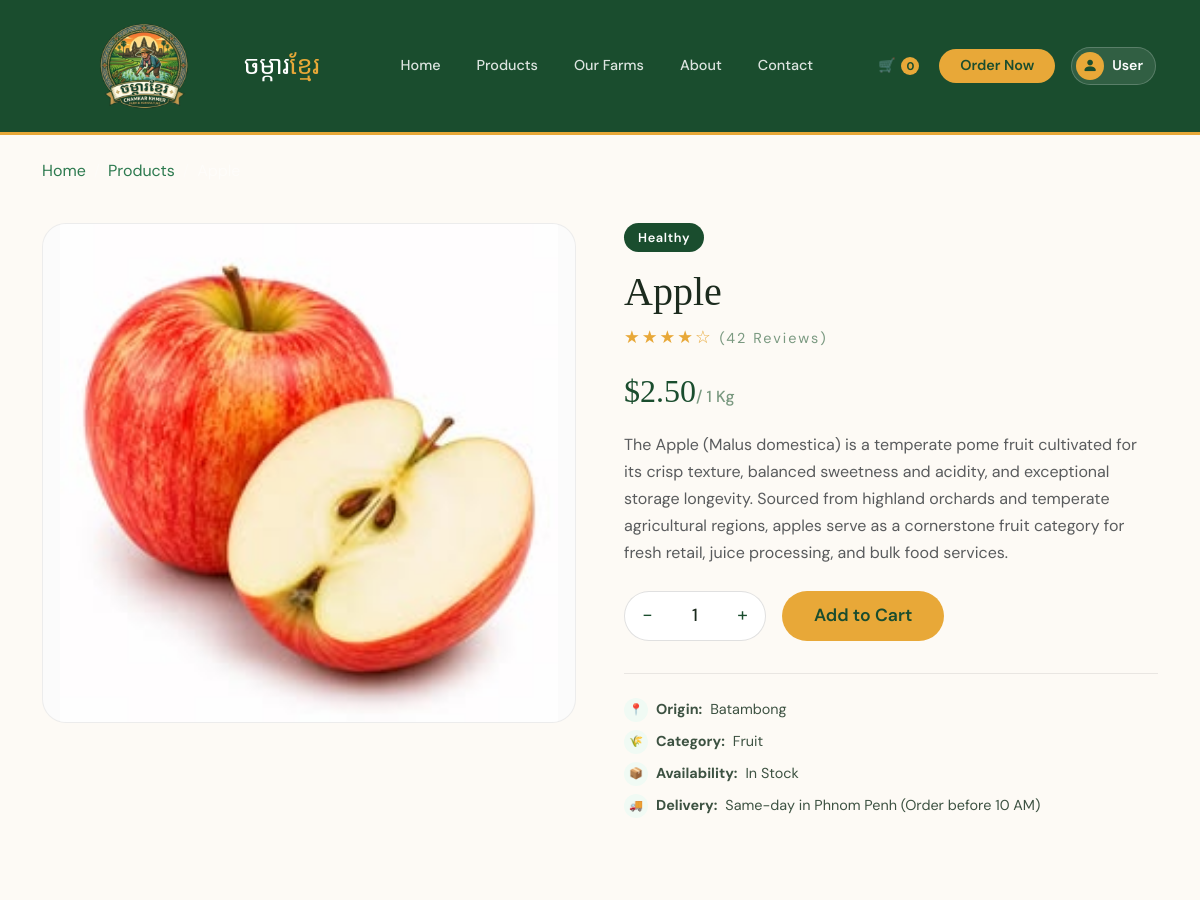
Before: /product-detail/5 (upper part) with the older database file.
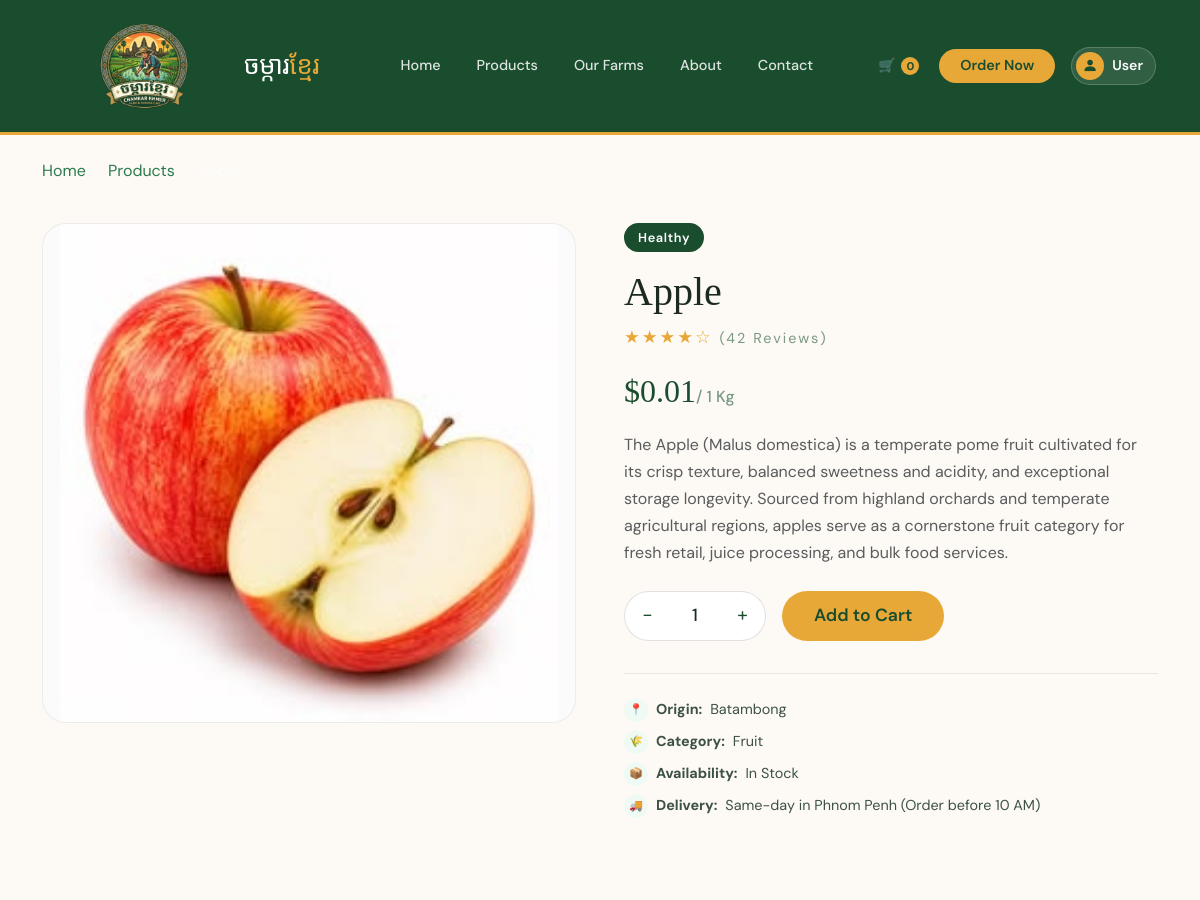
After: the same page with the newer database file.
### models/product.py (models this page shows, shortened)
class Product(db.Model):
    __tablename__ = 'product'
    id = db.Column(db.Integer, primary_key=True)
    name = db.Column(db.String(120), nullable=False)
    category = db.Column(db.String(100), nullable=False)
    category_id = db.Column(db.Integer, db.ForeignKey('category.id'), nullable=True)
    farm = db.Column(db.String(120), nullable=True)
    farmer_id = db.Column(db.Integer, nullable=True)
    origin = db.Column(db.String(120), nullable=True)
    unit = db.Column(db.String(50), nullable=True, default="1 kg")
    price = db.Column(db.Float, nullable=False, default=0.0)
    stock = db.Column(db.Integer, nullable=False, default=0)
    badge = db.Column(db.String(50), nullable=True, default="Fresh")
    description = db.Column(db.Text, nullable=True)
    rating = db.Column(db.String(50), nullable=True, default="★★★★★")
    image = db.Column(db.String(255), nullable=True)
    posted = db.Column(db.String(20), nullable=True, default=lambda: date.today().strftime('%Y-%m-%d'))
    status = db.Column(db.String(50), nullable=False, default="Approved")
    @property
    def org_image(self):
        if not self.image:
            return "/static/images/bread.jpg"
        img = str(self.image)
        if "/static/uploads/thumb/" in img:
            return img.replace("/static/uploads/thumb/", "/static/uploads/org/")

### front/product.py (the view)
@front_bp.get('/product-detail/<int:product_id>')
def detail(product_id):
    qty = request.args.get('qty', 1, type=int)
    if qty < 1:
        qty = 1
    product = db.session.get(Product, product_id)
    if not product:
        product = get_product_by_id(product_id)
    cat_name = product.category if hasattr(product, 'category') else (product.get('category', '') if product else '')
    related_product = Product.query.filter(
        Product.category == cat_name,
        Product.id != product_id
    ).limit(4).all() if cat_name else []
    all_products = Product.query.all()
    return render_template('front/product-detail.html',
                           products=all_products,
                           product=product,
                           related_product=related_product,
                           qty=qty,
    )

### app.py (called while the page is built)
@app.context_processor
def inject_defaults():
    try:
        cart_cookie = request.cookies.get('cart_list')
        cart_list = json.loads(cart_cookie) if cart_cookie else []
    except Exception:
        cart_list = []
    try:
        from models.category import Category
        categories = Category.query.order_by(Category.id.asc()).all()
    except Exception:
        categories = []
    try:
        from models.order import Order
        pending_order_count = Order.query.filter(
            db.func.lower(Order.status) == 'pending'
        ).count()
    except Exception:
        pending_order_count = 0
    return dict(cart_list=cart_list, categories=categories, pending_order_count=pending_order_count)

### front/cart.py (called while the page is built)
@front_bp.context_processor
def navbar():
    cart_list = request.cookies.get('cart_list')
    cart_list = json.loads(cart_list) if cart_list else []
    return dict(cart_list= cart_list)

### templates/front/product-detail.html (shortened to what this page needs)
<!DOCTYPE html>
<html lang="en">
<head>
  <link href="https://cdn.jsdelivr.net/npm/bootstrap@5.3.3/dist/css/bootstrap.min.css" rel="stylesheet" />
  <link href="/static/style/product-detail.css" rel="stylesheet" />
</head>
<body>
  {% include '/front/share/navbar.html' %}
  <div class="container mt-4 mb-4">
    <nav aria-label="breadcrumb">
      <ol class="breadcrumb mb-0">
        <li class="breadcrumb-item"><a href="{{ url_for('front_bp.homepage') }}" style="color: var(--green-mid); text-decoration: none;">Home</a></li>
        <li class="breadcrumb-item"><a href="{{ url_for('front_bp.product') }}"
            style="color: var(--green-mid); text-decoration: none;">Products</a></li>
        <li class="breadcrumb-item active">{{ product.name }}</li>
      </ol>
    </nav>
  </div>
  <section style="padding: 1rem 0 5rem;">
    <div class="container">
      <div class="row g-5">
        <div class="col-lg-6 fade-up">
          <img src="{{ product.org_image if product.org_image else product.image }}" alt="{{ product.name }}" class="product-detail-img" style="object-fit: contain; background: #fbfbfb;">
        </div>
        <div class="col-lg-6 fade-up">
          <span class="badge-organic-lg">{{ product.badge }}</span>
          <h1 class="product-title">{{ product.name }}</h1>
          <div class="stars mb-3" style="font-size: 1.1rem;">{{product.rating}} <span
              style="color: var(--text-light); font-size: 0.9rem; font-family: 'DM Sans', sans-serif;">(42
              Reviews)</span></div>
          <div class="product-price-lg">${{ "%.2f"|format(product.price) }}<span
              style="font-size: 1rem; color: var(--text-light); font-family: 'DM Sans', sans-serif;">/ {{ product.unit }}</span></div>
          <p class="text-muted mb-4" style="line-height: 1.7; font-size: 1rem;">{{ product.description }}</p>
          <div class="d-flex flex-wrap gap-3 mb-4">
            <div class="qty-box-lg">
              <a class="qty-btn-lg text-decoration-none" href="{{ url_for('front_bp.detail', product_id=product.id, qty=[qty - 1, 1]|max) }}">-</a>
              <span class="qty-num-lg">{{ qty }}</span>
              <a class="qty-btn-lg text-decoration-none" href="{{ url_for('front_bp.detail', product_id=product.id, qty=qty + 1) }}">+</a>
            </div>
            <a href="{{ url_for('front_bp.cart_add', product_id=product.id, qty=qty) }}" class="btn-add-cart-lg text-decoration-none text-center" style="display:inline-block; line-height:48px;">Add to Cart</a>
          </div>
          <div class="product-meta">
            <div class="meta-item">
              <div class="meta-icon">📍</div> <strong>Origin:</strong> {{ product.origin }}
            </div>
            <div class="meta-item">
              <div class="meta-icon">🌾</div> <strong>Category:</strong> {{ product.category}}
            </div>
            <div class="meta-item">
              <div class="meta-icon">📦</div> <strong>Availability:</strong> In Stock
            </div>
            <div class="meta-item">
              <div class="meta-icon">🚚</div> <strong>Delivery:</strong> Same-day in Phnom Penh (Order before 10 AM)
            </div>
          </div>
        </div>
      </div>
    </div>
  </section>
</body>
</html>

### templates/front/share/navbar.html (shortened to what this page needs)
<link rel="stylesheet" href="https://cdn.jsdelivr.net/npm/bootstrap-icons@1.11.3/font/bootstrap-icons.css">
<nav class="navbar navbar-expand-lg sticky-top">
  <div class="container">
    <a href="{{ url_for('front_bp.homepage') }}">
      <img style="width: 200px; height: 100px" src="/static/images/logo.png">
    </a>
    <a class="navbar-brand" href="{{ url_for('front_bp.homepage') }}">ចម្ការ<span>ខ្មែរ</span></a>
    <div class="collapse navbar-collapse" id="navMenu">
      <ul class="navbar-nav mx-auto gap-1">
        <li class="nav-item"><a class="nav-link {{ 'active' if module == 'homepage' }}"
            href="{{ url_for('front_bp.homepage') }}">Home</a></li>
        <li class="nav-item"><a class="nav-link {{ 'active' if module == 'product' }}"
            href="{{ url_for('front_bp.product') }}">Products</a></li>
        <li class="nav-item"><a class="nav-link {{ 'active' if module == 'our_farm' }}"
            href="{{ url_for('front_bp.our_farm_page') }}">Our Farms</a></li>
        <li class="nav-item"><a class="nav-link {{ 'active' if module == 'about' }}"
            href="{{ url_for('front_bp.about') }}">About</a></li>
        <li class="nav-item"><a class="nav-link {{ 'active' if module == 'contact' }}"
            href="{{ url_for('front_bp.contact') }}">Contact</a></li>
      </ul>
      <div class="d-flex gap-3 align-items-center mt-3 mt-lg-0">
        <a href="{{ url_for('front_bp.cart') }}" class="cart-badge">🛒
          <span class="cart-count">
            {{ cart_list | sum(attribute='qty') }}
          </span>
        </a>
        <a href="{{ url_for('front_bp.product') }}" class="nav-link btn-nav-cta ms-1">Order Now</a>
        <div class="dropdown">
          <a class="user-chip dropdown-toggle" href="#" role="button" data-bs-toggle="dropdown" aria-expanded="false">
            {% if session.get('is_customer_login') %}
              <div class="user-avatar">{{ session.get('customer_name', 'U')[0]|upper }}</div>
              <span class="d-none d-sm-inline fw-semibold">{{ session.get('customer_name', 'User') }}</span>
            {% else %}
              <div class="user-avatar">
                <i class="bi bi-person-fill" style="font-size: 0.95rem; line-height: 1;"></i>
              </div>
              <span class="d-none d-sm-inline fw-semibold">User</span>
            {% endif %}
          </a>
        </div>
      </div>
    </div>
  </div>
</nav>

### static/style/product-detail.css (style rules this page uses)
* { box-sizing: border-box; margin: 0; padding: 0; }
body { font-family: 'DM Sans', sans-serif; background: var(--cream); color: var(--text-dark); overflow-x: hidden; }
h1, h2, h3, h4, .display-font { font-family: 'Playfair Display', serif; }
.navbar { background: var(--green-deep) !important; padding: 1rem 2rem; border-bottom: 3px solid var(--gold); }
.navbar-brand { font-family: 'Playfair Display', serif; font-size: 1.6rem; color: #fff !important; letter-spacing: -0.5px; }
.navbar-brand span { color: var(--gold); }
.nav-link { color: rgba(255, 255, 255, 0.85) !important; font-size: 0.9rem; font-weight: 500; transition: color 0.2s; padding: 0.5rem 1rem !important; }
.btn-nav-cta { background: var(--gold); color: var(--green-deep) !important; font-weight: 600; border-radius: 50px; padding: 0.4rem 1.3rem !important; transition: background 0.2s; }
.user-chip { display: inline-flex; align-items: center; gap: 8px; background: rgba(255,255,255,0.1); border: 1px solid rgba(255,255,255,0.2); border-radius: 50px; padding: 4px 12px 4px 4px; text-decoration: none; color: #fff !important; font-size: 0.88rem; transition: background 0.2s, border-color 0.2s; cursor: pointer; }
.user-chip::after { display: none; }
.user-avatar { width: 28px; height: 28px; border-radius: 50%; background: var(--gold); color: var(--green-deep); font-size: 0.8rem; font-weight: 700; display: flex; align-items: center; justify-content: center; flex-shrink: 0; }
.cart-badge { position: relative; display: inline-flex; align-items: center; gap: 6px; color: rgba(255, 255, 255, 0.8); font-size: 0.85rem; text-decoration: none; }
.cart-count { background: var(--gold); color: var(--green-deep); font-size: 0.7rem; font-weight: 700; width: 18px; height: 18px; border-radius: 50%; display: inline-flex; align-items: center; justify-content: center; }
.stars { color: var(--gold); font-size: 0.85rem; margin-bottom: 0.8rem; letter-spacing: 2px; }
.breadcrumb-item a { color: var(--gold); text-decoration: none; }
.breadcrumb-item.active { color: rgba(255, 255, 255, 0.5); }
.breadcrumb-item+.breadcrumb-item::before { color: rgba(255, 255, 255, 0.3); }
.fade-up { opacity: 0; transform: translateY(28px); transition: opacity 0.6s ease, transform 0.6s ease; }
.fade-up.visible { opacity: 1; transform: translateY(0); }
.product-detail-img { width: 100%; height: 500px; object-fit: cover; border-radius: 24px; border: 1px solid rgba(0, 0, 0, 0.06); }
.badge-organic-lg { background: var(--green-deep); color: #fff; font-size: 0.8rem; font-weight: 600; letter-spacing: 0.05em; padding: 5px 14px; border-radius: 50px; display: inline-block; margin-bottom: 1rem; }
.product-title { font-family: 'Playfair Display', serif; font-size: 2.5rem; color: var(--text-dark); margin-bottom: 0.5rem; }
.product-price-lg { font-family: 'Playfair Display', serif; font-size: 2rem; color: var(--green-deep); font-weight: 500; margin-bottom: 1rem; }
.qty-box-lg { display: inline-flex; align-items: center; gap: 0; border: 1.5px solid rgba(0, 0, 0, 0.12); border-radius: 50px; overflow: hidden; background: #fff; height: 50px; }
.qty-btn-lg { width: 45px; height: 100%; border: none; background: transparent; font-size: 1.2rem; cursor: pointer; color: var(--green-deep); display: flex; align-items: center; justify-content: center; transition: background 0.15s; }
.qty-num-lg { width: 50px; text-align: center; font-size: 1.1rem; font-weight: 500; color: var(--text-dark); border: none; outline: none; }
.btn-add-cart-lg { background: var(--gold); color: var(--green-deep); font-weight: 600; font-size: 1.1rem; padding: 0 2rem; border-radius: 50px; border: none; height: 50px; transition: background 0.2s, transform 0.2s; }
.product-meta { border-top: 1px solid rgba(0, 0, 0, 0.08); margin-top: 2rem; padding-top: 1.5rem; }
.meta-item { display: flex; align-items: center; gap: 0.5rem; font-size: 0.9rem; color: var(--text-mid); margin-bottom: 0.5rem; }
.meta-icon { width: 24px; height: 24px; background: var(--green-pale); color: var(--green-deep); border-radius: 50%; display: flex; align-items: center; justify-content: center; font-size: 0.7rem; }

Changed rows visible on the page:
changed Product "Apple": price "2.50" → "0.01"
